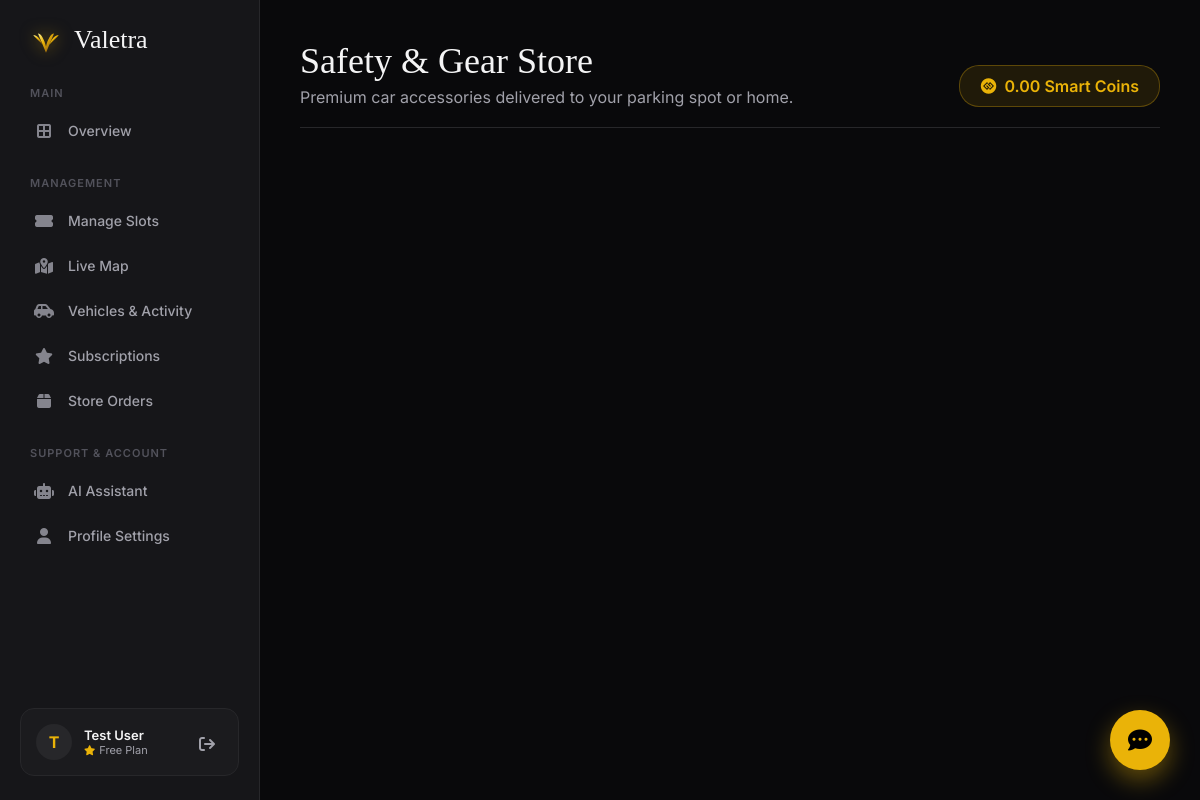
Screenshot of /store.php (signed in) with the database file from the repository.
### tables this page shows
CREATE TABLE `users` (
  `id` int(11) NOT NULL AUTO_INCREMENT,
  `name` varchar(50) DEFAULT NULL,
  `email` varchar(50) DEFAULT NULL,
  `password` varchar(50) DEFAULT NULL,
  `plan` varchar(20) DEFAULT 'free',
  `vehicle_no` varchar(20) DEFAULT NULL,
  `role` enum('admin','user') DEFAULT 'user',
  `contact_no` varchar(20) DEFAULT NULL,
  `address` text DEFAULT NULL,
  `dob` date DEFAULT NULL,
  `car_model` varchar(100) DEFAULT NULL,
  `profile_image` varchar(255) DEFAULT NULL,
  `car_image` varchar(255) DEFAULT NULL,
  `wallet_balance` decimal(10,2) DEFAULT 0.00,
  PRIMARY KEY (`id`),
  UNIQUE KEY `email` (`email`)
);

### store.php (the view, shortened to what this page needs)
<?php
include 'db.php';
$user_id = $_SESSION['user_id'];
$user_data = $conn->query("SELECT wallet_balance FROM users WHERE id=$user_id")->fetch_assoc();
?>
<!DOCTYPE html>
<html lang="en">
<head>
<link rel="stylesheet" href="https://cdnjs.cloudflare.com/ajax/libs/font-awesome/6.5.0/css/all.min.css">
</head>
<body>
<?php include 'sidebar.php'; ?>
<main class="content">
  <div class="page-header">
    <div>
      <h1>Safety & Gear Store</h1>
      <p>Premium car accessories delivered to your parking spot or home.</p>
    </div>
    <div class="wallet-pill">
      <i class="fa-brands fa-gg-circle"></i> <?php echo number_format($user_data['wallet_balance'], 2); ?> Smart Coins
    </div>
  </div>
</main>
</body>
</html>

### sidebar.php (shortened to what this page needs)
<?php
$current_page = basename($_SERVER['PHP_SELF']);
$user_role = $_SESSION['role'] ?? 'user';
if(isset($_SESSION['user_id'])) {
    $uid = $_SESSION['user_id'];
    $u_data = $conn->query("SELECT name, email, wallet_balance, plan FROM users WHERE id=$uid")->fetch_assoc();
}
?>
<aside class="sidebar">
  <div class="brand">
    Valetra
  </div>
  <div style="flex: 1; overflow-y: auto; padding-right: 5px;" class="custom-scrollbar">
    <?php if($user_role == 'admin'): ?>
      <div class="nav-group">
        <div class="nav-label">Main</div>
        <ul class="nav-menu">
          <li><a href="dashboard.php" class="<?php echo $current_page == 'dashboard.php' ? 'active' : ''; ?>"><i class="fa fa-border-all"></i> Overview</a></li>
        </ul>
      </div>
      <div class="nav-group">
        <div class="nav-label">Management</div>
        <ul class="nav-menu">
          <li><a href="book.php" class="<?php echo $current_page == 'book.php' ? 'active' : ''; ?>"><i class="fa fa-ticket-alt"></i> Manage Slots</a></li>
          <li><a href="admin_livemap.php" class="<?php echo $current_page == 'admin_livemap.php' ? 'active' : ''; ?>"><i class="fa fa-map-location-dot"></i> Live Map</a></li>
          <li><a href="admin_vehicles.php" class="<?php echo $current_page == 'admin_vehicles.php' ? 'active' : ''; ?>"><i class="fa fa-car-side"></i> Vehicles & Activity</a></li>
          <li><a href="admin_subscriptions.php" class="<?php echo $current_page == 'admin_subscriptions.php' ? 'active' : ''; ?>"><i class="fa fa-star"></i> Subscriptions</a></li>
          <li><a href="admin_store.php" class="<?php echo $current_page == 'admin_store.php' ? 'active' : ''; ?>"><i class="fa fa-box"></i> Store Orders</a></li>
        </ul>
      </div>
    <?php endif; ?>
    <div class="nav-group">
      <div class="nav-label">Support & Account</div>
      <ul class="nav-menu">
        <li><a href="ai_assistant.php" class="<?php echo $current_page == 'ai_assistant.php' ? 'active' : ''; ?>"><i class="fa fa-robot"></i> AI Assistant</a></li>
        <li><a href="profile.php" class="<?php echo $current_page == 'profile.php' ? 'active' : ''; ?>"><i class="fa fa-user"></i> Profile Settings</a></li>
      </ul>
    </div>
  </div>
  <?php if(isset($u_data)): ?>
  <div class="user-card">
    <div class="user-avatar"><?php echo strtoupper(substr($u_data['name'], 0, 1)); ?></div>
    <div class="user-info">
      <div class="user-name"><?php echo htmlspecialchars($u_data['name']); ?></div>
      <div class="user-plan">
        <i class="fa fa-star"></i> <?php echo ucfirst($u_data['plan']); ?> Plan
      </div>
    </div>
    <a href="logout.php" class="logout-btn" title="Logout"><i class="fa fa-arrow-right-from-bracket"></i></a>
  </div>
  <?php endif; ?>
</aside>
<?php include 'chat_widget.php'; ?>

### store.php (style rules this page uses)
:root { --bg-color: #09090b; --panel-bg: #18181b; --border-color: #27272a; --text-main: #f4f4f5; --text-muted: #a1a1aa; --primary-green: #22c55e; --primary-red: #ef4444; --primary-gold: #eab308; --primary-blue: #3b82f6; --sidebar-width: 260px; }
* { margin: 0; padding: 0; box-sizing: border-box; }
body { font-family: 'Inter', sans-serif; background: var(--bg-color); color: var(--text-main); display: flex; min-height: 100vh; }
.sidebar { width: var(--sidebar-width); background: var(--panel-bg); border-right: 1px solid var(--border-color); position: fixed; height: 100vh; display: flex; flex-direction: column; padding: 24px; z-index: 100; }
.brand { display: flex; align-items: center; gap: 12px; font-family: 'Instrument Serif', serif; font-size: 24px; margin-bottom: 40px; }
.nav-menu { list-style: none; flex: 1; }
.nav-menu a { display: flex; align-items: center; gap: 12px; color: var(--text-muted); text-decoration: none; padding: 12px 16px; border-radius: 8px; margin-bottom: 8px; transition: 0.2s; }
.logout-btn { display: flex; align-items: center; gap: 12px; color: var(--text-muted); text-decoration: none; padding: 12px 16px; transition: 0.2s; margin-top: auto; }
.content { flex: 1; margin-left: var(--sidebar-width); padding: 40px; max-width: 1400px; }
.page-header { margin-bottom: 30px; display: flex; justify-content: space-between; align-items: flex-end; border-bottom: 1px solid var(--border-color); padding-bottom: 20px; }
.page-header h1 { font-family: 'Instrument Serif', serif; font-size: 36px; font-weight: 400; }
.page-header p { color: var(--text-muted); margin-top: 5px; }
.wallet-pill { background: rgba(234,179,8,0.1); border: 1px solid rgba(234,179,8,0.3); color: var(--primary-gold); padding: 10px 20px; border-radius: 20px; font-weight: 600; display: flex; align-items: center; gap: 8px; }

### sidebar.php (style rules this page uses)
.sidebar { width: var(--sidebar-width); background: rgba(24, 24, 27, 0.95); backdrop-filter: blur(20px); border-right: 1px solid var(--border-color); position: fixed; height: 100vh; display: flex; flex-direction: column; padding: 24px 20px; z-index: 1000; }
.brand { display: flex; align-items: center; gap: 12px; font-family: 'Instrument Serif', serif; font-size: 26px; margin-bottom: 30px; padding: 0 10px; color: var(--text-main); }
.brand svg { filter: drop-shadow(0 0 8px rgba(234,179,8,0.5)); }
.nav-group { margin-bottom: 25px; }
.nav-label { font-size: 11px; font-weight: 600; color: #52525b; text-transform: uppercase; letter-spacing: 1px; margin-bottom: 10px; padding: 0 10px; }
.nav-menu { list-style: none; margin: 0; padding: 0; }
.nav-menu a { display: flex; align-items: center; gap: 14px; color: var(--text-muted); text-decoration: none; padding: 12px 14px; border-radius: 12px; margin-bottom: 4px; font-size: 14px; font-weight: 500; transition: all 0.3s cubic-bezier(0.4, 0, 0.2, 1); position: relative; overflow: hidden; }
.nav-menu a i { font-size: 16px; width: 20px; text-align: center; opacity: 0.8; transition: 0.3s; }
.user-card { margin-top: auto; padding: 15px; border-radius: 14px; background: rgba(255,255,255,0.02); border: 1px solid var(--border-color); display: flex; align-items: center; gap: 12px; transition: 0.3s; }
.user-avatar { width: 36px; height: 36px; border-radius: 50%; background: #27272a; display: flex; align-items: center; justify-content: center; color: var(--primary-gold); font-weight: bold; }
.user-info { flex: 1; overflow: hidden; }
.user-name { font-size: 13px; font-weight: 600; white-space: nowrap; overflow: hidden; text-overflow: ellipsis; color: var(--text-main); }
.user-plan { font-size: 11px; color: var(--text-muted); display: flex; align-items: center; gap: 4px; }
.user-plan i { color: var(--primary-gold); font-size: 10px; }
.logout-btn { color: var(--text-muted); cursor: pointer; padding: 8px; transition: 0.3s; }

### rows the page displays
users: name "T", name "Test User", plan "Free", wallet_balance "0.00"
